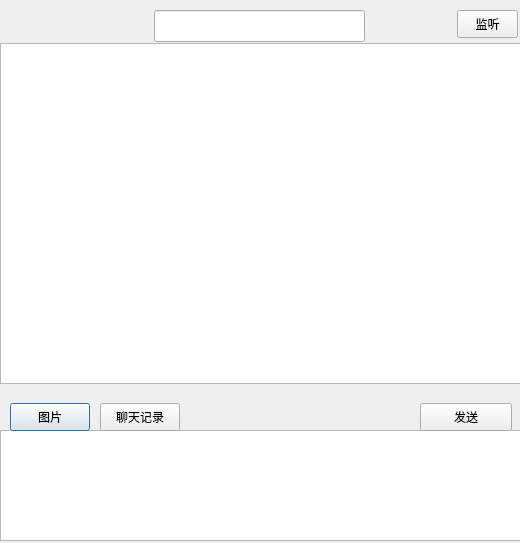
<?xml version="1.0" encoding="UTF-8"?>
<ui version="4.0">
 <class>chatting</class>
 <widget class="QDialog" name="chatting">
  <property name="geometry">
   <rect>
    <x>0</x>
    <y>0</y>
    <width>520</width>
    <height>543</height>
   </rect>
  </property>
  <property name="windowTitle">
   <string>Dialog</string>
  </property>
  <widget class="QTextEdit" name="sendReady_textEdit">
   <property name="geometry">
    <rect>
     <x>0</x>
     <y>430</y>
     <width>521</width>
     <height>111</height>
    </rect>
   </property>
  </widget>
  <widget class="QPushButton" name="pictureSelect_pushButton">
   <property name="geometry">
    <rect>
     <x>10</x>
     <y>403</y>
     <width>80</width>
     <height>28</height>
    </rect>
   </property>
   <property name="text">
    <string>图片</string>
   </property>
  </widget>
  <widget class="QPushButton" name="send_pushButton">
   <property name="geometry">
    <rect>
     <x>420</x>
     <y>403</y>
     <width>92</width>
     <height>28</height>
    </rect>
   </property>
   <property name="text">
    <string>发送</string>
   </property>
  </widget>
  <widget class="QPushButton" name="chatRecord_pushButton">
   <property name="geometry">
    <rect>
     <x>100</x>
     <y>403</y>
     <width>80</width>
     <height>28</height>
    </rect>
   </property>
   <property name="text">
    <string>聊天记录</string>
   </property>
  </widget>
  <widget class="QLineEdit" name="userName_lineEdit">
   <property name="geometry">
    <rect>
     <x>154</x>
     <y>10</y>
     <width>211</width>
     <height>32</height>
    </rect>
   </property>
  </widget>
  <widget class="QPushButton" name="connect_pushButton">
   <property name="geometry">
    <rect>
     <x>457</x>
     <y>10</y>
     <width>61</width>
     <height>28</height>
    </rect>
   </property>
   <property name="text">
    <string>监听</string>
   </property>
  </widget>
  <widget class="QTextEdit" name="showContent_textEdit">
   <property name="geometry">
    <rect>
     <x>0</x>
     <y>43</y>
     <width>521</width>
     <height>341</height>
    </rect>
   </property>
  </widget>
 </widget>
 <resources/>
 <connections/>
</ui>
